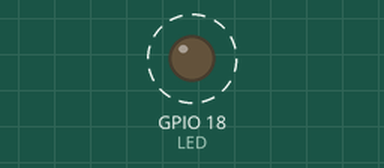
The program below on a simulated ESP32. Shown: output pins drawn as LEDs (lit = HIGH). Dashed ring = blinking. What the program prints to the serial monitor is not drawn.

Above: at 0.3 s.
Timing chart, 0 to 4.6 s (numbered marks = the images above):
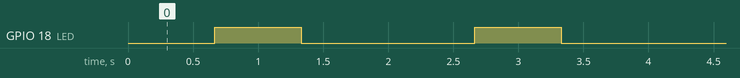

Measured:
- by itself, GPIO 18 (LED): alternates HIGH for 0.67 s and LOW for 1.3 s

The program:

main.cpp
```cpp
#include <Arduino.h>
#define LED 18
#define interruptPin 0
unsigned long myTime;


void Task1(void * parameter);
void anotherTask(void * parameter);

void setup(){
  Serial.begin(115200);
  /* we create a new task here */
  xTaskCreate(
  anotherTask, /* Task function. */
  "another Task", /* name of task. */
  10000, /* Stack size of task */
  NULL, /* parameter of the task */
  1, /* priority of the task */
  NULL); /* Task handle to keep track of created task */
  xTaskCreate(
  Task1, /* Task function. */
  "Task 1", /* name of task. */
  10000, /* Stack size of task */
  NULL, /* parameter of the task */
  1, /* priority of the task */
  NULL);
}

void loop(){
  Serial.println("this is ESP32 Task");
  delay(1000);
}

void anotherTask( void * parameter ){
  /* loop forever */
  for(;;){
    Serial.println("this is another Task");
    delay(1000);
  }
  vTaskDelete( NULL );
}

void Task1(void * parameter){
  pinMode(LED,OUTPUT);
  for(;;){
    Serial.println(myTime);
    delay(666);
    digitalWrite(LED,HIGH);
    Serial.println("ON");
    delay(666);
    digitalWrite(LED,HIGH);
    Serial.println("OFF");
    digitalWrite(LED,LOW);
    delay(666);
  }
}
```
